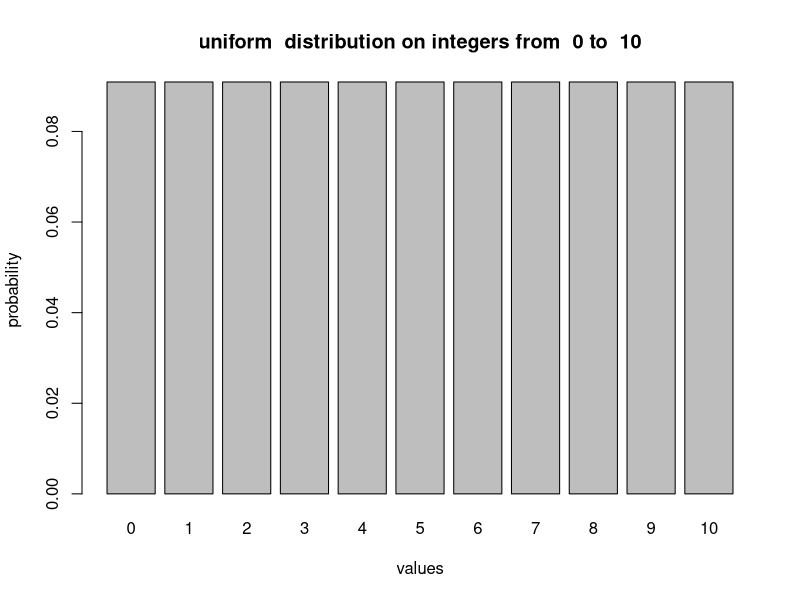
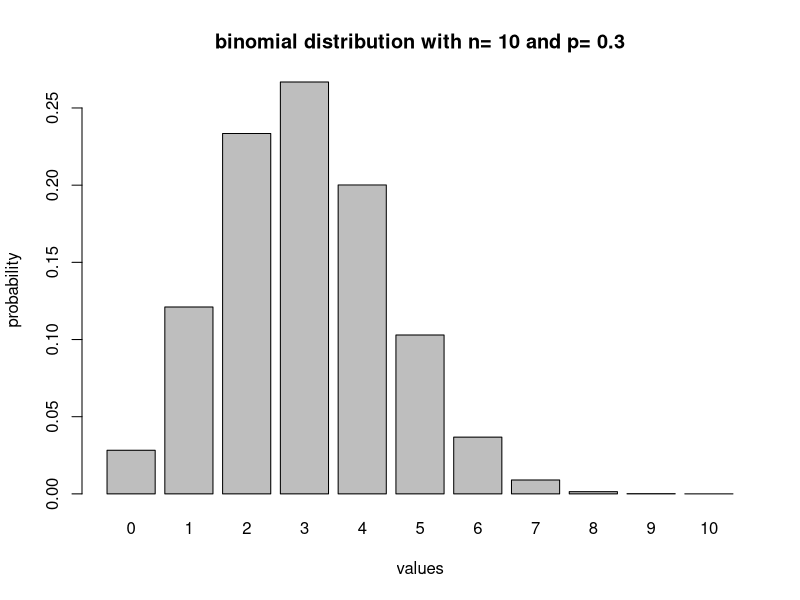
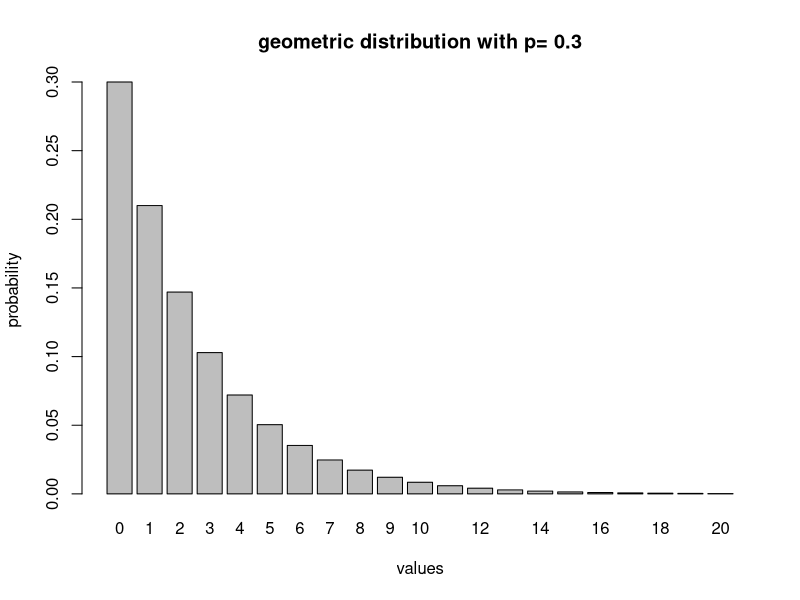
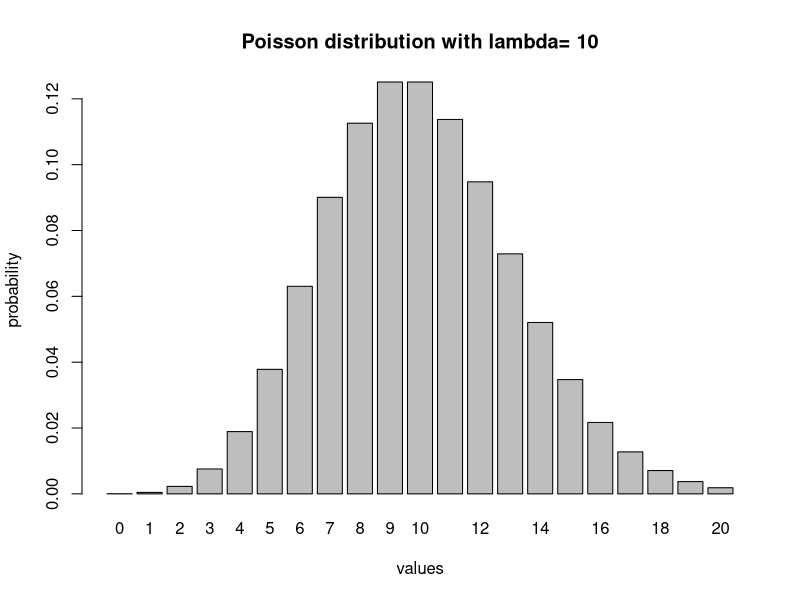
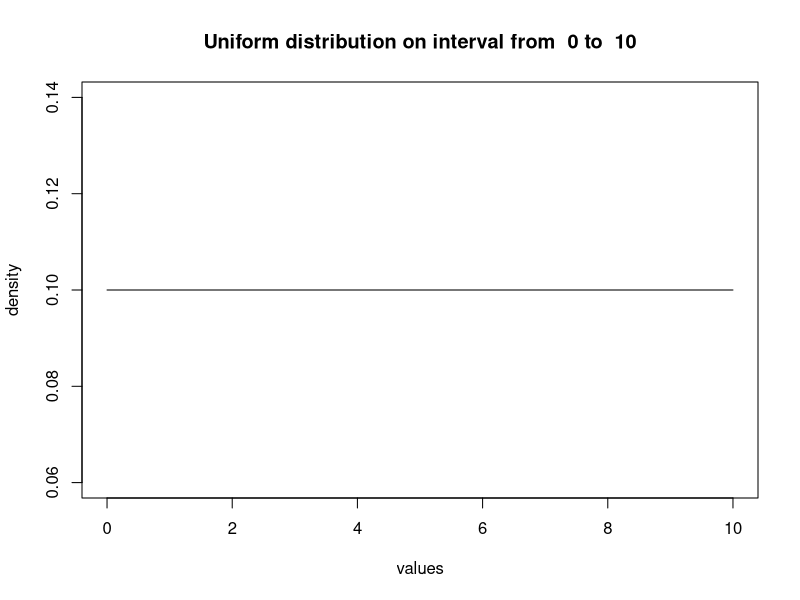
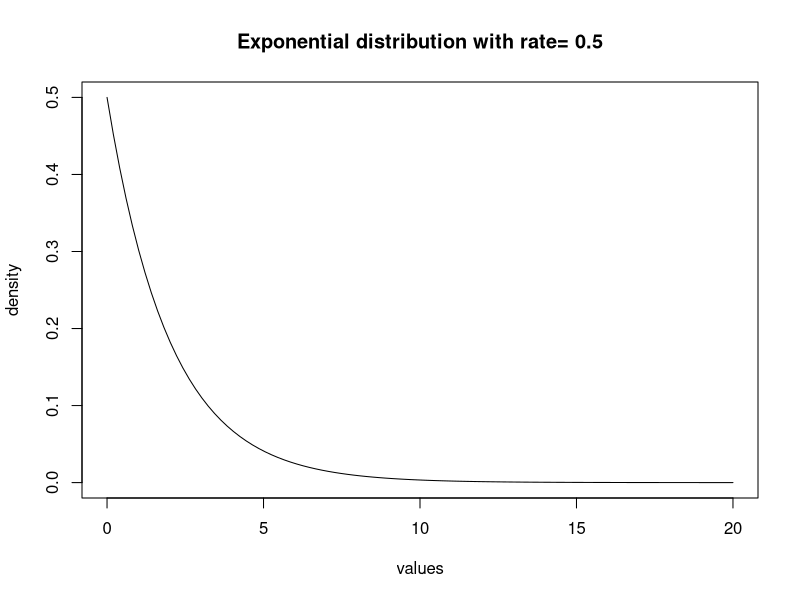
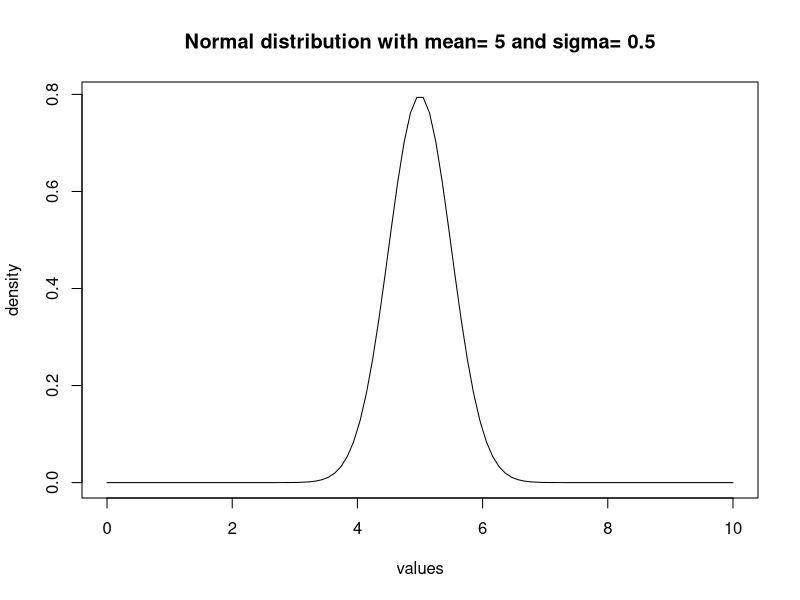
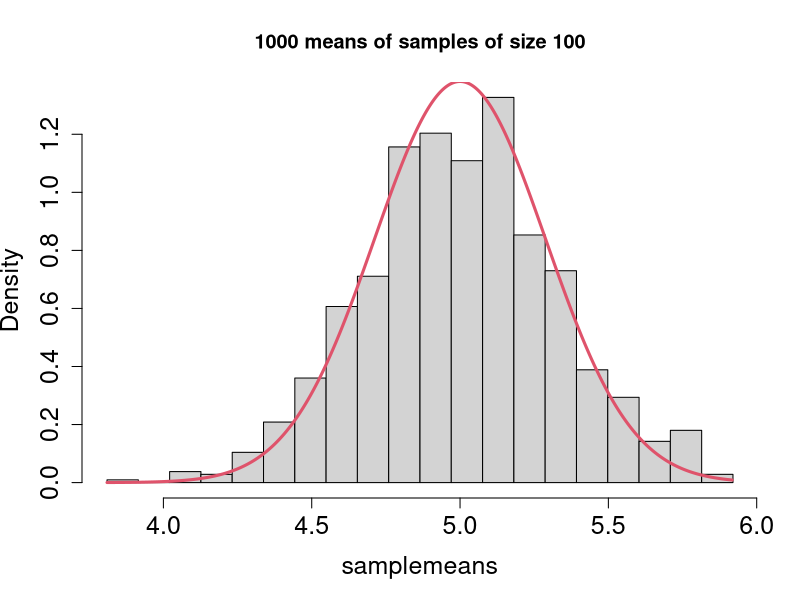

The R source for these figures, in order:
## ---- chunk 1
knitr::opts_chunk$set(
  eval      = TRUE,
  comment   = "#",
  results   = "hold",
  message = FALSE,
  warning = FALSE,
  # collapse  = TRUE,
  fig.align = "center")
## ---- chunk 2
low <- 0 # minimum value
high <- 10 # maximum value
values <- low:high # vector of discrete values of the RV
num <- length(values)
probs <- rep(1 / num, num) # uniform mass function vector
barplot(probs, names.arg = values, xlab = 'values', ylab = 'probability',
        main = paste("uniform  distribution on integers from ", low, "to ", high))
## ---- chunk 3
unif.exp <- sum(values*probs)
paste("The expected value of uniform distribution is", unif.exp)
unif.var <- sum((unif.exp - values)^2*probs)
paste("The variance of uniform distribution is", unif.var)
## ---- chunk 4
n <- 10 # the number of trials
p <- 0.3 # the probability of success in one trial
values <- 0:n # vector of discrete values of the binomial
probs <- dbinom(values, n, p)
barplot(probs, names.arg = values, xlab = 'values', ylab = 'probability',
        main = paste("binomial distribution with n=", n, "and p=", p))
## ---- chunk 5
bin.exp <- sum(values*probs)
paste("The expected value of binomial distribution is", bin.exp)
bin.var <- sum((bin.exp - values)^2*probs)
paste("The variance of binomial distribution is", bin.var)
## ---- chunk 6
p <- 0.3 # the probability of success
low <- 0 # minimum value
high <- 20 # maximum value
values <- low:high # vector of discrete values of the RV
probs <- dgeom(values, p)
barplot(probs, names.arg = values, xlab = 'values', ylab = 'probability', main = paste("geometric distribution with p=", p))
## ---- chunk 7
geom.exp <- sum(values*probs)
paste("The expected value of geometric distribution is", geom.exp)
geom.var <- sum((geom.exp - values)^2*probs)
paste("The variance of geometric distribution is", geom.var)
## ---- chunk 8
low <- 0 # minimum value
high <- 20 # maximum value
lambda <- 10 # Poisson rate
values <- low:high # vector of discrete values of the RV
probs <- dpois(values, lambda)
barplot(probs, names.arg = values, xlab = 'values', ylab = 'probability',
        main = paste("Poisson distribution with lambda=", lambda))
## ---- chunk 9
pois.exp <- sum(values*probs)
paste("The expected value of Poisson distribution is", pois.exp)
pois.var <- sum((pois.exp - values)^2*probs)
paste("The variance of Poisson distribution is", pois.var)
## ---- chunk 10
low <- 0 # minimum value
high <- 10 # maximum values
number <- 100
values <- seq(low, high, length.out = number) # vector of discrete values of the RV
probs <- dunif(values, min=low, max = high)
plot(values, probs, t='l', xlab = 'values', ylab = 'density',
        main = paste("Uniform distribution on interval from ", low, "to ", high))
## ---- chunk 11
n <- 1000 # sample size
unif.sample <- runif(n, low, high) # generate sample
unif.exp <- mean(unif.sample)
paste("The expected value of uniform distribution is", unif.exp)
unif.var <- var(unif.sample)
paste("The variance of uniform distribution is", unif.var)
## ---- chunk 12
low <- 0 # minimum value
high <- 20 # maximum values
number <- 100
r <- 0.5
values <- seq(low,high,length.out = number) # vactor of discrete values of the RV
probs <- dexp(values, r)
plot(values, probs, t='l', xlab = 'values', ylab = 'density',
        main = paste("Exponential distribution with rate=", r))
## ---- chunk 13
n <- 1000 # sample size
exp.sample <- rexp(n, r) # generate sample
exp.exp <- mean(exp.sample)
paste("The expected value of exponential distribution is", exp.exp)
exp.var <- var(exp.sample)
paste("The variance of exponential distribution is", exp.var)
## ---- chunk 14
low <- 0 # minimum value
high <- 10 # maximum values
number <- 100
mu <- 5
sigma <- 0.5 
values <- seq(low,high,length.out = number) # vactor of discrete values of the RV
probs <- dnorm(values, mu, sigma)
plot(values, probs, t='l',xlab = 'values', ylab = 'density',
        main = paste("Normal distribution with mean=", mu, "and sigma=", sigma))
## ---- chunk 15
n <- 1000 # sample size
norm.sample <- rnorm(n, mu, sigma) # generate sample
norm.exp <- mean(norm.sample)
paste("The expected value of normal distribution is", norm.exp)
norm.var <- var(norm.sample)
paste("The variance of normal distribution is", norm.var)
## ---- chunk 16
numsamples <- 1000
size <- 100
# compute mean for different samples
samplemeans <- replicate(n = numsamples, mean(sample(0:10, size, replace = TRUE)))
break_points <- seq(min(samplemeans), max(samplemeans), 
                    (max(samplemeans) - min(samplemeans)) / 20)
hist(samplemeans, breaks = break_points, freq = FALSE, 
     cex.axis = 1.5, cex.lab = 1.5,
     main= '1000 means of samples of size 100')
sigma <- 10 / sqrt(12) / sqrt(size)
mu <- 5
range <- seq(min(samplemeans), max(samplemeans), sigma / 100)
lines(range, 
      dnorm(range, mu, sigma),
      t = 'l', lwd = 3, col = 2, lty = 1, cex.axis = 1.5, cex.lab = 1.5)
## ---- chunk 17
# Computing confidence intervals
qnorm(0.5) # the value that divides the density function in two
qnorm(0.95) # the value such that 95% of density is to its left 
size <- 100 # sample size
alpha <- 0.95 # significance level
sample <- runif(size)
s <- sd(sample) / sqrt(size) # standard error
z <- qnorm((1 - alpha) / 2) # z-value
left <- mean(sample) + s * z
right <- mean(sample) - s * z
print(right)
print(left)
## ---- chunk 18
library(tidyverse)
library(palmerpenguins)
str(penguins)
## ---- chunk 19
ggplot(penguins) +
  aes(x = flipper_length_mm, color = sex, fill=sex) + geom_histogram(alpha = 0.5, position = "identity")
## ---- chunk 20
ggplot(penguins) +
  aes(x = flipper_length_mm, color = species, fill=species) + geom_histogram(alpha = 0.5, position = "identity")
## ---- chunk 21
library(fitdistrplus)
test_data <- tibble(x = rnorm(n = 500, mean = 3, sd = 1.5))
# example: find best-fitting Normal
my_normal <- fitdistr(test_data$x, densfun = "normal")
# note the slight discrepancies
print(my_normal)
ggplot(test_data, aes(sample = x)) +
  stat_qq(distribution = qnorm, dparams = my_normal$estimate) +
  stat_qq_line(distribution = qnorm, dparams = my_normal$estimate) +
  geom_abline(intercept = 0, slope = 1, linetype = 2, col = "red") +
  ggtitle("Q-Q plot assuming best-fitting Normal distribution")
## ---- chunk 22
dataset <- penguins %>%  dplyr::filter(sex == 'female') %>% drop_na() %>%  dplyr::select(flipper_length_mm) 
my_normal <- fitdistr(x = as_vector(dataset), densfun = "normal")
# note the slight discrepancies
print(my_normal)
ggplot(dataset, aes(sample = flipper_length_mm)) +
  stat_qq(distribution = qnorm, dparams = my_normal$estimate) +
  stat_qq_line(distribution = qnorm, dparams = my_normal$estimate) +
  geom_abline(intercept = 0, slope = 1, linetype = 2, col = "red") +
  ggtitle("Q-Q plot assuming best-fitting Normal distribution of flipper lenth for female penguins")


dataset <- penguins %>%  dplyr::filter(sex == 'male') %>% drop_na() %>%  dplyr::select(flipper_length_mm) 
my_normal <- fitdistr(x = as_vector(dataset), densfun = "normal")
# note the slight discrepancies
print(my_normal)
ggplot(dataset, aes(sample = flipper_length_mm)) +
  stat_qq(distribution = qnorm, dparams = my_normal$estimate) +
  stat_qq_line(distribution = qnorm, dparams = my_normal$estimate) +
  geom_abline(intercept = 0, slope = 1, linetype = 2, col = "red") +
  ggtitle("Q-Q plot assuming best-fitting Normal distribution of flipper lenth for male penguins")
